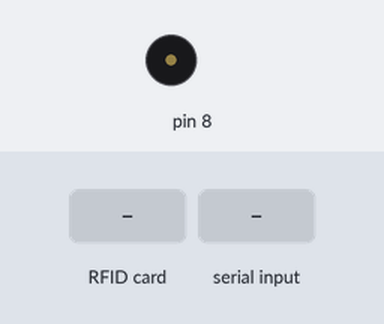
The sketch below on a simulated Arduino Uno, built with avr-gcc and run on an emulated ATmega328P. On the bench: buzzer (waves = sounding). The test bench sets the inputs (shaded band). What the sketch prints to the serial monitor is not drawn.

Above: at 1.2 s.
1.3 s: RFID card 5E 7A 19 C4 held to the reader
2.9 s: "READY?\n" received over Serial
5.4 s: "write:\n" received over Serial
7.9 s: "cancle\n" received over Serial
Timing chart, 0 to 10.9 s (numbered marks = the images above; inputs shaded):
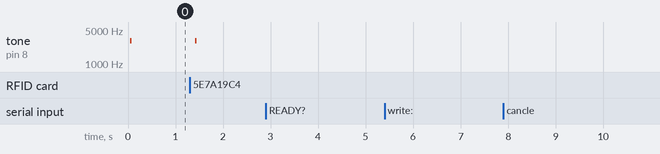

Measured:
- after the input at 1.3 s, tone on pin 8: silent → 3000 Hz after 0.11 s, → silent 0.03 s later
- after the input at 2.9 s, every drawn part: stays the same
- after the input at 5.4 s, every drawn part: stays the same
- after the input at 7.9 s, every drawn part: stays the same

The sketch:

Arduinorfida.ino
```cpp
#include <SPI.h>
#include <MFRC522.h>

#define RST_PIN         9
#define SS_PIN          10

MFRC522 mfrc522(SS_PIN, RST_PIN);
MFRC522::MIFARE_Key key;
MFRC522::StatusCode status; // for error report
byte buffer[18];
byte size = sizeof(buffer);


void tonee(){
  tone(8,3000,30);
}
void Authenticate(){
    status = (MFRC522::StatusCode) mfrc522.PCD_Authenticate(MFRC522::PICC_CMD_MF_AUTH_KEY_A,63, &key, &(mfrc522.uid));//63 is trailer Block
  if (status != MFRC522::STATUS_OK) {
    Serial.print(F("ERROR:1 "));
    Serial.println(mfrc522.GetStatusCodeName(status));
//    status = (MFRC522::StatusCode) mfrc522.PCD_Authenticate(MFRC522::PICC_CMD_MF_AUTH_KEY_B,63, &key, &(mfrc522.uid));//63 is trailer Block
//    if (status != MFRC522::STATUS_OK) {
//    Serial.print(F("ERROR:1"));
//    Serial.pritln(mfrc522.GetStatusCodeName(status));
    mfrc522.PICC_HaltA();
    mfrc522.PCD_StopCrypto1();
    mfrc522.PCD_Init();
    return;
  }
}
void stb(String data, byte *output) {
  if (data.length() > 47){
    for (int a = 0; a < 47 ;a++) {
    output[a] = data[a];
    }
  }else{
  for (int a = 0; a < data.length() ;a++) {
    output[a] = data[a];
  }
  for (int a = data.length();a < 49;a++){
    output[a] = char(' ');
  }
  }
}
String char_byte_array(byte *buffer, byte bufferSize) {
  String dout;
  for (byte i = 0; i < bufferSize; i++) {
    dout += (char(buffer[i]));
    //dout +=String(buffer[i],HEX)+" ";
  }
  return dout;
}
String dump_byte_array(byte *buffer, byte bufferSize) {
  String dataa;
  for (byte i = 0; i < bufferSize; i++) {
    dataa += String(buffer[i], HEX);
    dataa += String(F(" "));
  }
  return dataa;
}
void ReadSerial() {
  String Sdata = Serial.readStringUntil('\r');
  Serial.flush();

  if (Sdata.indexOf("buzz") != -1)tone(8, 3333, 33);//just for fun

  if (Sdata.indexOf("READY?") != -1) {
    bool result = mfrc522.PCD_PerformSelfTest();
    if (result)
      Serial.println(F("OK"));
    else
      Serial.println(F("UNKNOWN"));
  }
  if (Sdata.indexOf("write:") != -1) {
    String writes;
    Serial.println(F("inputcard..."));
    for (int i = Sdata.indexOf("write:") + 6; i < Sdata.indexOf("#"); i++) {
      writes = writes + Sdata[i];
    }
    writes = writes+"#";
//    Serial.println(writes);
    /// write model
    byte dataBlock[48];
    stb(writes, dataBlock);
  //  Serial.println(dump_byte_array(dataBlock,48));//test
    while (!mfrc522.PICC_IsNewCardPresent() || !mfrc522.PICC_ReadCardSerial()) {
      if (Serial.available()) {
         String outdatas = Serial.readStringUntil('\r');
         if (outdatas.indexOf("cancle") != -1) {
        Serial.print("EXIT"); return; }
    }
    }
    tonee();
    Authenticate();
    //write data
    for (byte blockAddr = 0; blockAddr <= 2; blockAddr++) {
      byte datawrite[15];
        for (int i = 0;i <= 15;i++) {
        datawrite[i] = dataBlock[16*blockAddr+i];//sorry i wana tto Zzzz...
      }
     // Serial.println(char_byte_array(datawrite,16));//testr
      status = (MFRC522::StatusCode) mfrc522.MIFARE_Write(blockAddr+60, datawrite, 16);

      if (status != MFRC522::STATUS_OK) {
        Serial.print(F("ERROR1"));
        Serial.println(mfrc522.GetStatusCodeName(status));
      }
    }

    String readdata;
    for (byte blockAddr = 60; blockAddr <= 62; blockAddr++) {
      status = (MFRC522::StatusCode) mfrc522.MIFARE_Read(blockAddr, buffer, &size);
      if (status != MFRC522::STATUS_OK) {
        Serial.print(F("ERROR:1"));
        Serial.println(mfrc522.GetStatusCodeName(status));
        return;
      }
      readdata = readdata + char_byte_array(buffer, 16);
    }
    Serial.println();
    Serial.println(readdata);
    Serial.println(writes);
    // Check that data in block is what we have written
    // by counting the number of bytes that are equal

    byte count;
    for (byte i = 0; i < 48; i++) {
      // Compare buffer (= what we've read) with dataBlock (= what we've written)
      if (dataBlock[i] == readdata[i])
        count++;
    }
    if (count == 48) {
      Serial.println(F("Success"));
    }
    else { Serial.println(F("Failure")); }
    mfrc522.PICC_HaltA();
    mfrc522.PCD_StopCrypto1();
//    mfrc522.PCD_Init();//dager
    delay(100);//for save
    tonee();
  }
}
void(* resetFunc) (void) = 0;
void setup()
{
  Serial.begin(115200);
  SPI.begin();
  mfrc522.PCD_Init();
  mfrc522.PCD_SetAntennaGain(mfrc522.RxGain_33dB);
  Serial.println("READY");
  tonee();
  for (byte i = 0; i < 6; i++) { //nowmal key like 0xFFFFFFFFFFFF in 6 byte
    key.keyByte[i] = 0xFF;
  }
}

void loop()
{
  if (Serial.available()) {
    ReadSerial();
  }
  if (!mfrc522.PICC_IsNewCardPresent()) { // look for new card
    return;
  }
  if (!mfrc522.PICC_ReadCardSerial()) {  // seclect card\
    return;
  }
  Serial.print(F("UID:"));Serial.print(dump_byte_array(mfrc522.uid.uidByte, mfrc522.uid.size));
  Serial.print("#");
  ///print data in 3 block 60 61 62 on sector 15
  // Authenticate using key A
  Authenticate();
  //read data
  String data = "Data:";
  for (byte blockAddr = 60; blockAddr <= 62; blockAddr++) {
    status = (MFRC522::StatusCode) mfrc522.MIFARE_Read(blockAddr, buffer, &size);
    if (status != MFRC522::STATUS_OK) {
    Serial.print(F("ERROR:1"));
    Serial.println(mfrc522.GetStatusCodeName(status));
    resetFunc();
    return;
    }
  data = data + char_byte_array(buffer, 16);
  }
  //take data after "*"
  if (data.indexOf("#") != -1) {
    String out;
    for (long i = 0; i < data.indexOf("#"); i++) {
      out = out + data[i];
    }
    out = out + "*";
   Serial.println(out);
  }else{
    data = data + "*";//n
    Serial.println(data);
  }
  // print UID

  mfrc522.PICC_HaltA();
  mfrc522.PCD_StopCrypto1(); delay(100);
   // for safe too
   tonee();
}
```
